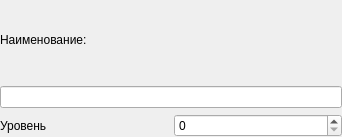
<?xml version="1.0" encoding="UTF-8"?>
<ui version="4.0">
 <class>GroupForm</class>
 <widget class="QWidget" name="GroupForm">
  <property name="geometry">
   <rect>
    <x>0</x>
    <y>0</y>
    <width>342</width>
    <height>137</height>
   </rect>
  </property>
  <property name="windowTitle">
   <string>Form</string>
  </property>
  <layout class="QVBoxLayout" name="verticalLayout_2">
   <property name="leftMargin">
    <number>0</number>
   </property>
   <property name="topMargin">
    <number>0</number>
   </property>
   <property name="rightMargin">
    <number>0</number>
   </property>
   <property name="bottomMargin">
    <number>0</number>
   </property>
   <item>
    <layout class="QVBoxLayout" name="verticalLayout">
     <item>
      <widget class="QLabel" name="lbl_name">
       <property name="text">
        <string>Наименование:</string>
       </property>
      </widget>
     </item>
     <item>
      <widget class="QLineEdit" name="edt_name"/>
     </item>
    </layout>
   </item>
   <item>
    <layout class="QHBoxLayout" name="horizontalLayout">
     <item>
      <widget class="QLabel" name="lbl_level">
       <property name="text">
        <string>Уровень</string>
       </property>
       <property name="wordWrap">
        <bool>false</bool>
       </property>
      </widget>
     </item>
     <item>
      <widget class="QSpinBox" name="spn_level"/>
     </item>
    </layout>
   </item>
  </layout>
 </widget>
 <resources/>
 <connections/>
</ui>
